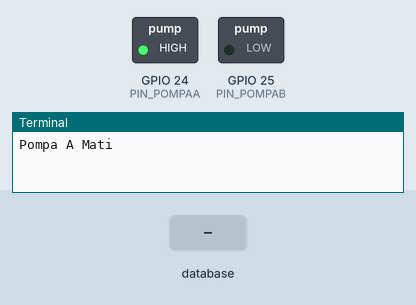
A program run on a simulated Raspberry Pi (BCM pin numbers). On the bench: switched loads named in the program (green lamp = pin HIGH), the last lines printed to the terminal. Inputs (shaded band) come from the test bench. Each call to the cloud database takes 0.3 s, and an entry nobody has set reads as its off value or as empty.

Above: at 1.2 s.
1.3 s: database entry "status" set to "1"
At 2.25 s:
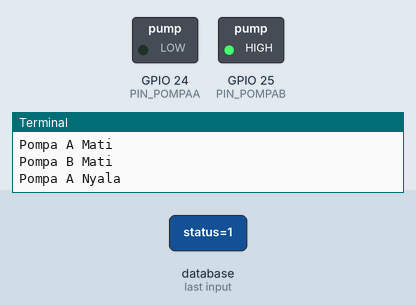
At 3.6 s:
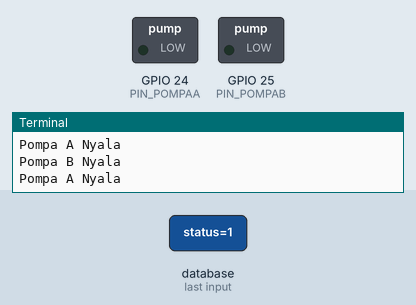
3.9 s: database entry "status" set to "0"
At 5.7 s:
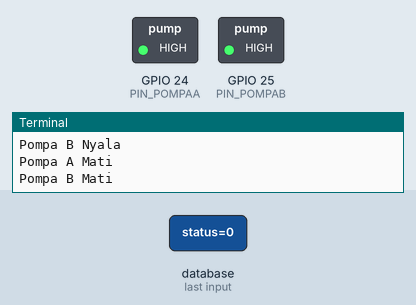
Timing chart, 0 to 7.2 s (numbered marks = the images above; inputs shaded):
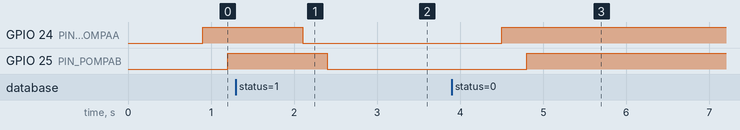

Measured:
- after the input at 1.3 s, GPIO 24 (PIN_POMPAA): HIGH → LOW after 0.80 s; GPIO 25 (PIN_POMPAB): HIGH → LOW after 1.1 s
- after the input at 3.9 s, GPIO 24 (PIN_POMPAA): LOW → HIGH after 0.60 s; GPIO 25 (PIN_POMPAB): LOW → HIGH after 0.90 s

The program:

manual.py
```python
import RPi.GPIO as GPIO
from firebase import firebase
from time import sleep
import datetime
import os
GPIO.setmode(GPIO.BCM)  # GPIO Numbers instead of board numbers
GPIO.cleanup()
GPIO.setwarnings(False)

firebase = firebase.FirebaseApplication('https://smart-greenhouse-92747.firebaseio.com/', None)


def setRelayPompaA(nyala):
  PIN_POMPAA = 24
  GPIO.setup(PIN_POMPAA, GPIO.OUT)  # GPIO Assign mode
  if nyala:
      firebase.patch('/sensor/relay1', {"isLoading":False})
      GPIO.output(PIN_POMPAA, GPIO.LOW) # nyala
      print("Pompa A Nyala")
  else:
      firebase.patch('/sensor/relay1', {"isLoading":False})
      GPIO.output(PIN_POMPAA, GPIO.HIGH) # mati
      print("Pompa A Mati")


def setRelayPompaB(nyala):
  PIN_POMPAB = 25
  GPIO.setup(PIN_POMPAB, GPIO.OUT)  # GPIO Assign mode
  if nyala:
      firebase.patch('/sensor/relay1', {"isLoading":False})
      GPIO.output(PIN_POMPAB, GPIO.LOW) # nyala
      print("Pompa B Nyala")
  else:
      firebase.patch('/sensor/relay1', {"isLoading":False})
      GPIO.output(PIN_POMPAB, GPIO.HIGH) # mati
      print("Pompa B Mati")


while True:
        statusPompaA = firebase.get('sensor/relay1','status')
        statusPompaB = firebase.get('sensor/relay2','status')
        if statusPompaA:
            setRelayPompaA(statusPompaA)
        else:
            setRelayPompaA(statusPompaA)
        if statusPompaB:
            setRelayPompaB(statusPompaB)
        else:
            setRelayPompaB(statusPompaB)
        sleep(0)
```
